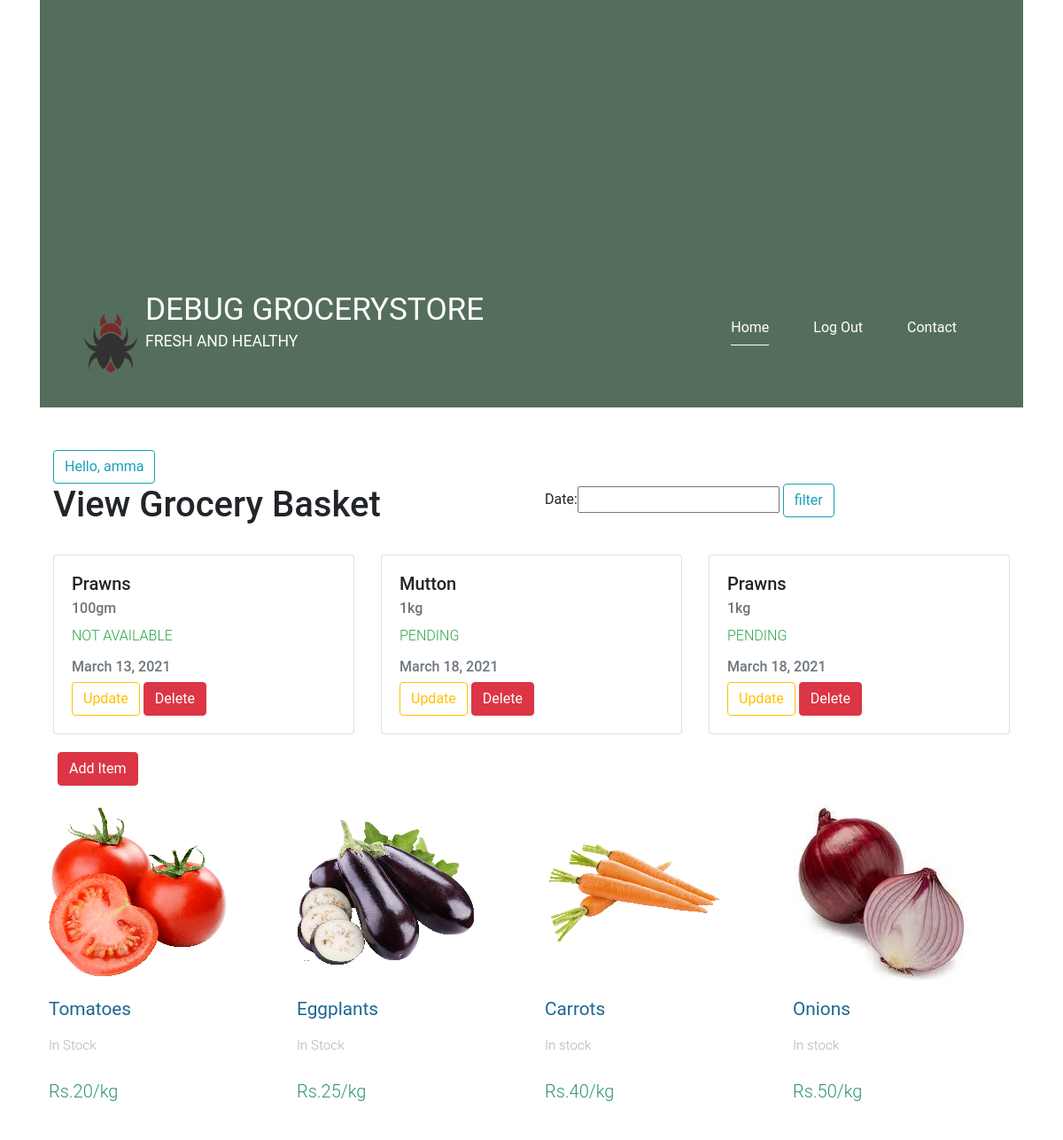
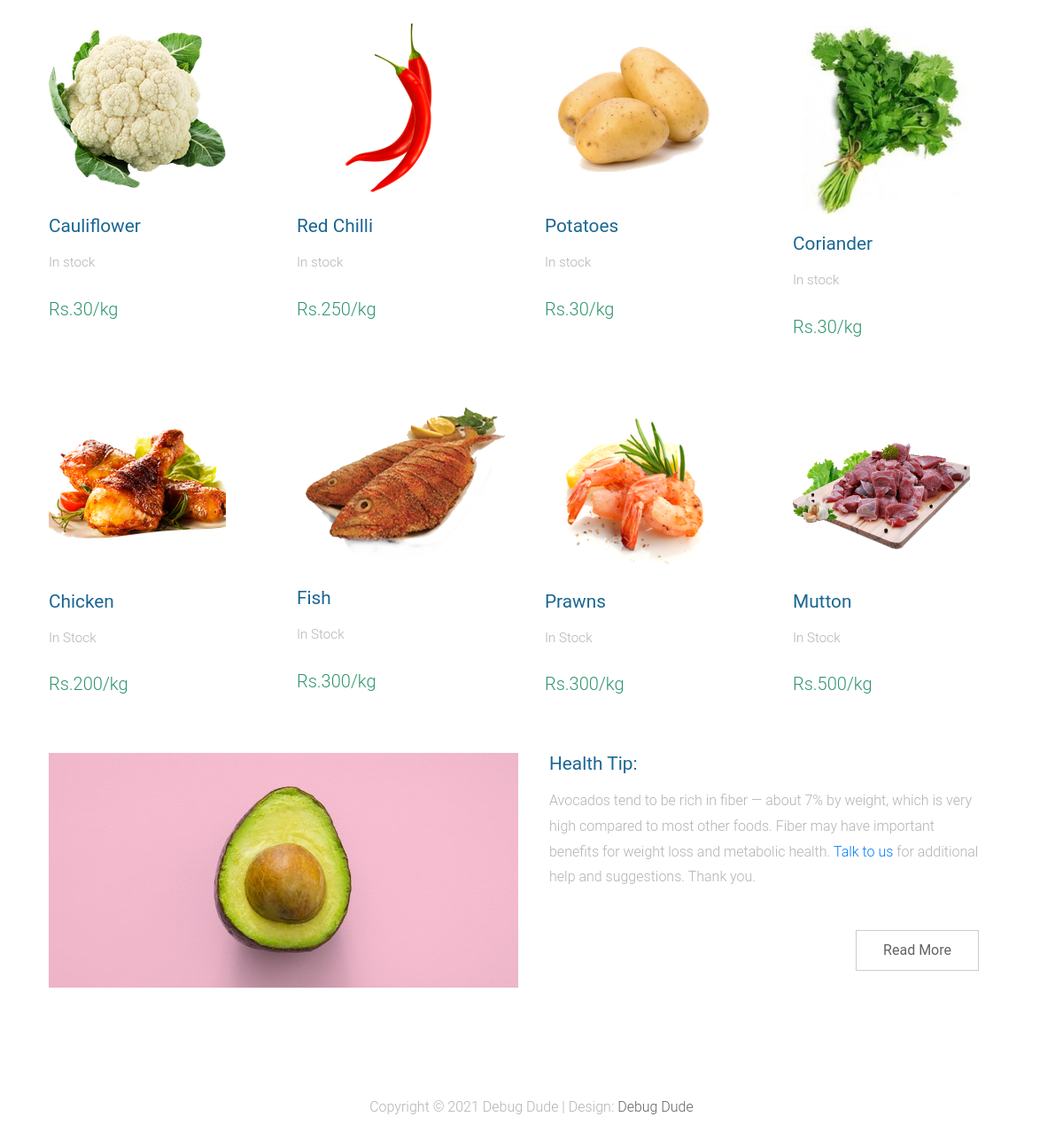
The app's page /base/ (signed in) with its own data (2 pictures, top to bottom).
### Grocerystore/models.py (models this page shows, shortened)
class ItemList(models.Model):
    item_name= models.CharField(max_length=20)
    item_quantity = models.CharField(max_length=5)
    item_status= models.CharField(max_length=20)
    user = models.ForeignKey(User,null=True,on_delete=models.CASCADE,related_name="itemlist")
    Date = models.DateField(null=True)

### Grocerystore/views.py (the view)
# urls.py: path('base/',views.base,name='base'),
@login_required(login_url='login')
def base(request):
		Addeditem = request.user.itemlist.all()
		my_filter = AddItemfilter(request.GET, queryset=Addeditem)
		Addeditem = my_filter.qs
		context ={'Addeditem':Addeditem,'AddItemfilter':my_filter}
		return render(request, 'base.html',context)

### templates/base.html (shortened to what this page needs)
{%load static %}
<!DOCTYPE html>
<html>
<head>
	<link href="{% static 'css/templatemo-style.css' %}" rel="stylesheet" />
</head>
<body>
	<div class="container">
		<div class="placeholder">
			<div class="parallax-window" data-parallax="scroll" data-image-src="{% static 'img/gallery/s1.png' %}">
				<div class="tm-header">
					<div class="row tm-header-inner">
						<div class="col-md-6 col-12">
							<img  src="{% static 'img/bug.png' %}" alt="Logo" class="tm-site-logo" />
							<div class="tm-site-text-box">
								<h1 class="tm-site-title">DEBUG GROCERYSTORE</h1>
								<h6 class="tm-site-description">FRESH AND HEALTHY</h6>
							</div>
						</div>
						<nav class="col-md-6 col-12 tm-nav">
							<ul class="tm-nav-ul">
								<li class="tm-nav-li"><a href="{% url 'base' %}" class="tm-nav-link active">Home</a></li>
								{% if user.is_authenticated %}
									<li class="tm-nav-li"><a href="{% url 'logout' %}" class="tm-nav-link">Log Out</a></li>
								{% else %}
									<li class="tm-nav-li"><a href="{% url 'login' %}" class="tm-nav-link">Log in </a></li>
								{% endif %}
                                <li class="tm-nav-li"><a href="https://www.youtube.com/channel/UCdTvwwb4WHThizu32IljmFQ" class="tm-nav-link">Contact</a></li>
							</ul>
						</nav>
					</div>
				</div>
			</div>
		</div>
<html>
    <head>
        <link rel="stylesheet" href="https://maxcdn.bootstrapcdn.com/bootstrap/4.4.1/css/bootstrap.min.css">
        <link rel="stylesheet" href="css/style.css">
    </head>
        <body>
                    <div class="container mt-5">
                            <button type="button" class="btn btn-outline-info" data-container="body" data-toggle="popover" data-placement="right" data-content="Have a Good Day!!!">
                                Hello, {{user.username}}
                            </button>
                        <div class="row">
                            <div class="col-lg-6">
                                <h1>View Grocery Basket</h1>
                            </div>
                                    <form method = 'get' class="col-lg-4">
                                            {{AddItemfilter.form}}
                                            <input type="submit" class="btn btn-outline-info" value="filter">
                                    </form>
                        </div>
                        <div class="row mt-4">
                        {% for item in Addeditem %}
                            {% if item != None %}
                                        <div class="col-lg-4">
                                            <div class="card">
                                                <div class="card-body">
                                                <h5 class="card-title">{{item.item_name}}</h5>
                                                <h6 class="card-subtitle mb-2 text-muted">{{item.item_quantity}}</h6>
                                                <p class="text-success">{{item.item_status}}</p>
                                                <h6 class="card-subtitle mb-2 text-muted">{{item.Date}}</h6>
                                                <a href="{% url 'update' item.id %}">
                                                    <input type="submit"  value = "Update" class="btn btn-outline-warning">
                                                </a>
                                                <a href="{% url 'delete' item.id %}">
                                                    <input type="submit" value="Delete" class="btn btn-danger">
                                                </a>
                                                </div>
                                            </div>
                                        </div>
                            {% elif item is None %}
                                <h5>No items bro</h5>
                            {%endif%}
                        {% endfor %}
                            <div class="card-body">
                                <form action="add">
                                    <input  type="submit" class="btn btn-danger" value="Add Item">
                                </form>
                            </div>
                        </div>
                    </div>
        </body>
    </html>
    <html>
        <main>
            <div class="row tm-gallery">
                <div id="tm-gallery-page-pizza" class="tm-gallery-page">
                    <article class="col-lg-3 col-md-4 col-sm-6 col-12 tm-gallery-item">
                        <figure>
                            <img src="{% static 'img/gallery/tmt2.png' %}" alt="Image" class="img-fluid tm-gallery-img" />
                            <figcaption>
                                <h4 class="tm-gallery-title">Tomatoes</h4>
                                <p class="tm-gallery-description">In Stock</p>
                                <p class="tm-gallery-price">Rs.20/kg</p>
                            </figcaption>
                        </figure>
                    </article>
                    <article class="col-lg-3 col-md-4 col-sm-6 col-12 tm-gallery-item">
                        <figure>
                            <img src="{% static 'img/gallery/eggplant.png' %}" alt="Image" class="img-fluid tm-gallery-img" />
                            <figcaption>
                                <h4 class="tm-gallery-title">Eggplants</h4>
                                <p class="tm-gallery-description">In Stock</p>
                                <p class="tm-gallery-price">Rs.25/kg</p>
                            </figcaption>
                        </figure>
                    </article>
                    <article class="col-lg-3 col-md-4 col-sm-6 col-12 tm-gallery-item">
                        <figure>
                            <img src="{% static 'img/gallery/ct2.png' %}" alt="Image" class="img-fluid tm-gallery-img" />
                            <figcaption>
                                <h4 class="tm-gallery-title">Carrots</h4>
                                <p class="tm-gallery-description">In stock</p>
                                <p class="tm-gallery-price">Rs.40/kg</p>
                            </figcaption>
                        </figure>
                    </article>
                    <article class="col-lg-3 col-md-4 col-sm-6 col-12 tm-gallery-item">
                        <figure>
                            <img src="{% static 'img/gallery/onion.jfif' %}" alt="Image" class="img-fluid tm-gallery-img" />
                            <figcaption>
                                <h4 class="tm-gallery-title">Onions</h4>
                                <p class="tm-gallery-description">In stock</p>
                                <p class="tm-gallery-price">Rs.50/kg</p>
                            </figcaption>
                        </figure>
                    </article>
                    <article class="col-lg-3 col-md-4 col-sm-6 col-12 tm-gallery-item">
                        <figure>
                            <img src="{% static 'img/gallery/clf.png' %}" alt="Image" class="img-fluid tm-gallery-img" />
                            <figcaption>
                                <h4 class="tm-gallery-title">Cauliflower</h4>
                                <p class="tm-gallery-description">In stock</p>
                                <p class="tm-gallery-price">Rs.30/kg</p>
                            </figcaption>
                        </figure>
                    </article>
                    <article class="col-lg-3 col-md-4 col-sm-6 col-12 tm-gallery-item">
                        <figure>
                            <img src="{% static 'img/gallery/chilli.png' %}" alt="Image" class="img-fluid tm-gallery-img" />
                            <figcaption>
                                <h4 class="tm-gallery-title">Red Chilli</h4>
                                <p class="tm-gallery-description">In stock</p>
                                <p class="tm-gallery-price">Rs.250/kg</p>
                            </figcaption>
                        </figure>
                    </article>
                    <article class="col-lg-3 col-md-4 col-sm-6 col-12 tm-gallery-item">
                        <figure>
                            <img src="{% static 'img/gallery/pota.png' %}" alt="Image" class="img-fluid tm-gallery-img" />
                            <figcaption>
                                <h4 class="tm-gallery-title">Potatoes</h4>
                                <p class="tm-gallery-description">In stock</p>
                                <p class="tm-gallery-price">Rs.30/kg</p>
                            </figcaption>
                        </figure>
                    </article>
                    <article class="col-lg-3 col-md-4 col-sm-6 col-12 tm-gallery-item">
                        <figure>
                            <img src="{% static 'img/gallery/c.png' %}" alt="Image" class="img-fluid tm-gallery-img" />
                            <figcaption>
                                <h4 class="tm-gallery-title">Coriander</h4>
                                <p class="tm-gallery-description">In stock</p>
                                <p class="tm-gallery-price">Rs.30/kg</p>
                            </figcaption>
                        </figure>
                    </article>
                    <article class="col-lg-3 col-md-4 col-sm-6 col-12 tm-gallery-item">
						<figure>
							<img src="{% static 'img/gallery/chicken.png' %}" alt="Image" class="img-fluid tm-gallery-img" />
							<figcaption>
								<h4 class="tm-gallery-title">Chicken</h4>
								<p class="tm-gallery-description">In Stock</p>
								<p class="tm-gallery-price">Rs.200/kg</p>
							</figcaption>
						</figure>
					</article>
					<article class="col-lg-3 col-md-4 col-sm-6 col-12 tm-gallery-item">
						<figure>
							<img src="{% static 'img/gallery/frw.png' %}" alt="Image" class="img-fluid tm-gallery-img" />
							<figcaption>
								<h4 class="tm-gallery-title">Fish</h4>
								<p class="tm-gallery-description">In Stock</p>
								<p class="tm-gallery-price">Rs.300/kg</p>
							</figcaption>
						</figure>
					</article>
					<article class="col-lg-3 col-md-4 col-sm-6 col-12 tm-gallery-item">
						<figure>
							<img src="{% static 'img/gallery/prawn.png' %}" alt="Image" class="img-fluid tm-gallery-img" />
							<figcaption>
								<h4 class="tm-gallery-title">Prawns</h4>
								<p class="tm-gallery-description">In Stock</p>
								<p class="tm-gallery-price">Rs.300/kg</p>
							</figcaption>
						</figure>
					</article>
					<article class="col-lg-3 col-md-4 col-sm-6 col-12 tm-gallery-item">
						<figure>
							<img src="{% static 'img/gallery/mutton.png' %}" alt="Image" class="img-fluid tm-gallery-img" />
							<figcaption>
								<h4 class="tm-gallery-title">Mutton</h4>
								<p class="tm-gallery-description">In Stock</p>
								<p class="tm-gallery-price">Rs.500/kg</p>
							</figcaption>
						</figure>
					</article>
                </div>
        <div class="tm-section tm-container-inner">
            <div class="row">
                <div class="col-md-6">
                    <figure class="tm-description-figure">
                        <img src="{% static 'img/img-01.jpg' %}" alt="Image" class="img-fluid" />
                    </figure>
                </div>
                <div class="col-md-6">
                    <div class="tm-description-box">
                        <h4 class="tm-gallery-title">Health Tip:</h4>
                        <p class="tm-mb-45">Avocados tend to be rich in fiber — about 7% by weight, which is very high compared to most other foods. Fiber may have important benefits for weight loss and metabolic health. <a rel="nofollow" href="https://www.youtube.com/channel/UCdTvwwb4WHThizu32IljmFQ">Talk to us</a> for additional help and suggestions. Thank you.</p>
                        <a href="https://www.youtube.com/channel/UCdTvwwb4WHThizu32IljmFQ" class="tm-btn tm-btn-default tm-right">Read More</a>
                    </div>
                </div>
            </div>
        </div>
        </main>
        <footer class="tm-footer text-center">
        <p>Copyright &copy; 2021 Debug Dude
        | Design: <a rel="nofollow" href="https://www.youtube.com/channel/UCdTvwwb4WHThizu32IljmFQ">Debug Dude</a></p>
        </footer>
        </div>
        </body>
    </html>

### records on screen
ItemList: item_name "Prawns", item_quantity "100gm", item_status "NOT AVAILABLE", Date "March 13, 2021"
ItemList: item_name "Mutton", item_quantity "1kg", item_status "PENDING", Date "March 18, 2021"
ItemList: item_name "Prawns", item_quantity "1kg", item_status "PENDING", Date "March 18, 2021"

### other values on screen
{{ user.username }} "amma"
